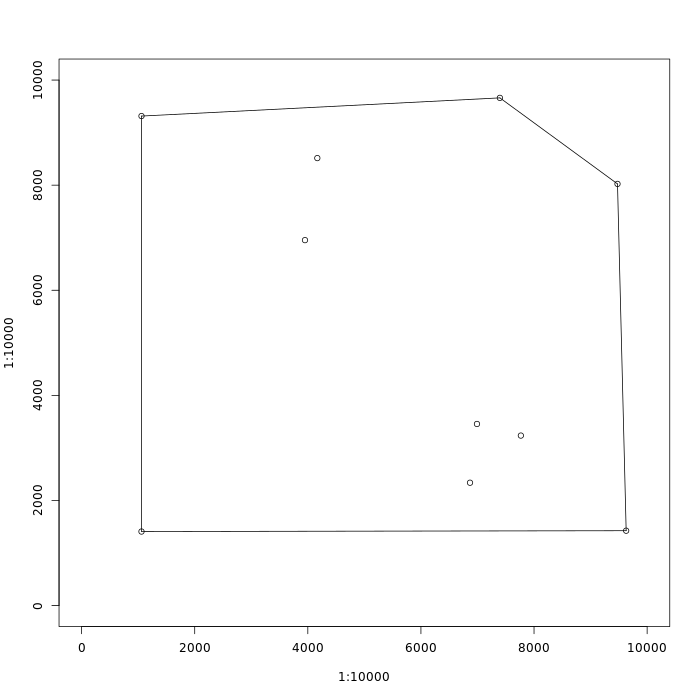

This figure's R source:
#! /usr/bin/env Rscript
png("convex.png", width=700, height=700)
plot(1:10000, 1:10000, type="n")

#points
points(1059,1409)
points(1059,9315)
points(3950,6954)
points(4168,8515)
points(6868,2338)
points(6991,3456)
points(7396,9661)
points(7767,3235)
points(9476,8024)
points(9629,1425)

#line segments
segments(1059,1409,1059,9315)
segments(1059,9315,7396,9661)
segments(7396,9661,9476,8024)
segments(9476,8024,9629,1425)
segments(9629,1425,1059,1409)
dev.off()
